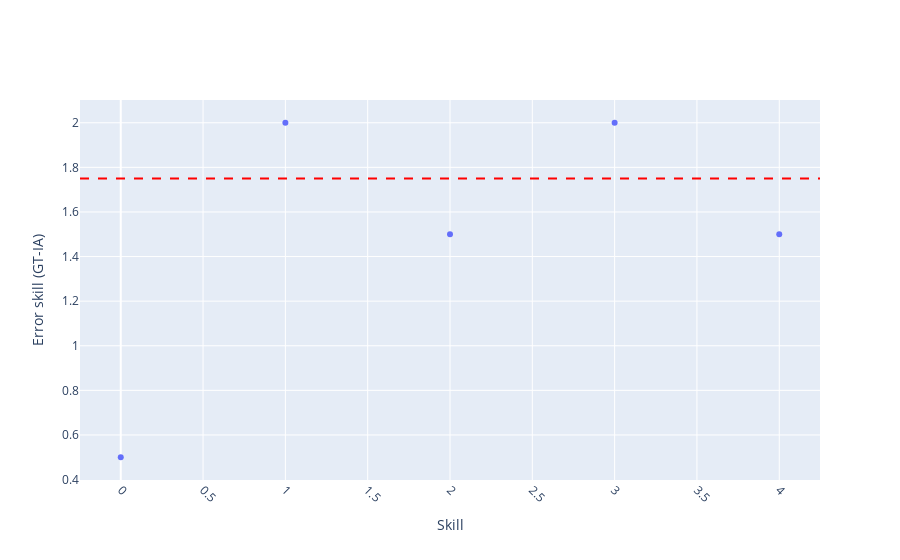

Notebook source saved alongside this figure:
### Code cell
fig = go.Figure()


fig.add_trace(go.Scatter(
    x=error_per_skill.index,
    y=error_per_skill["Error skill"],
    mode="markers",
))

fig.add_hline(y=1.75, line_dash="dash", line_color="red")


fig.update_layout(
    xaxis_title="Skill",
    yaxis_title="Error skill (GT-IA)",
    xaxis=dict(tickangle=45)
)

fig.show()

### Figure 1 — Plotly figure (JSON) as saved in the notebook; plotly's stock layout.template omitted (floating-point values rounded to 4 significant figures)
{"data": [{"mode": "markers", "type": "scatter", "x": [0, 1, 2, 3, 4], "y": [0.5, 2.0, 1.5, 2.0, 1.5]}], "layout": {"shapes": [{"line": {"color": "red", "dash": "dash"}, "type": "line", "x0": 0, "x1": 1, "xref": "x domain", "y0": 1.75, "y1": 1.75, "yref": "y"}], "xaxis": {"tickangle": 45, "title": {"text": "Skill"}}, "yaxis": {"title": {"text": "Error skill (GT-IA)"}}}}
